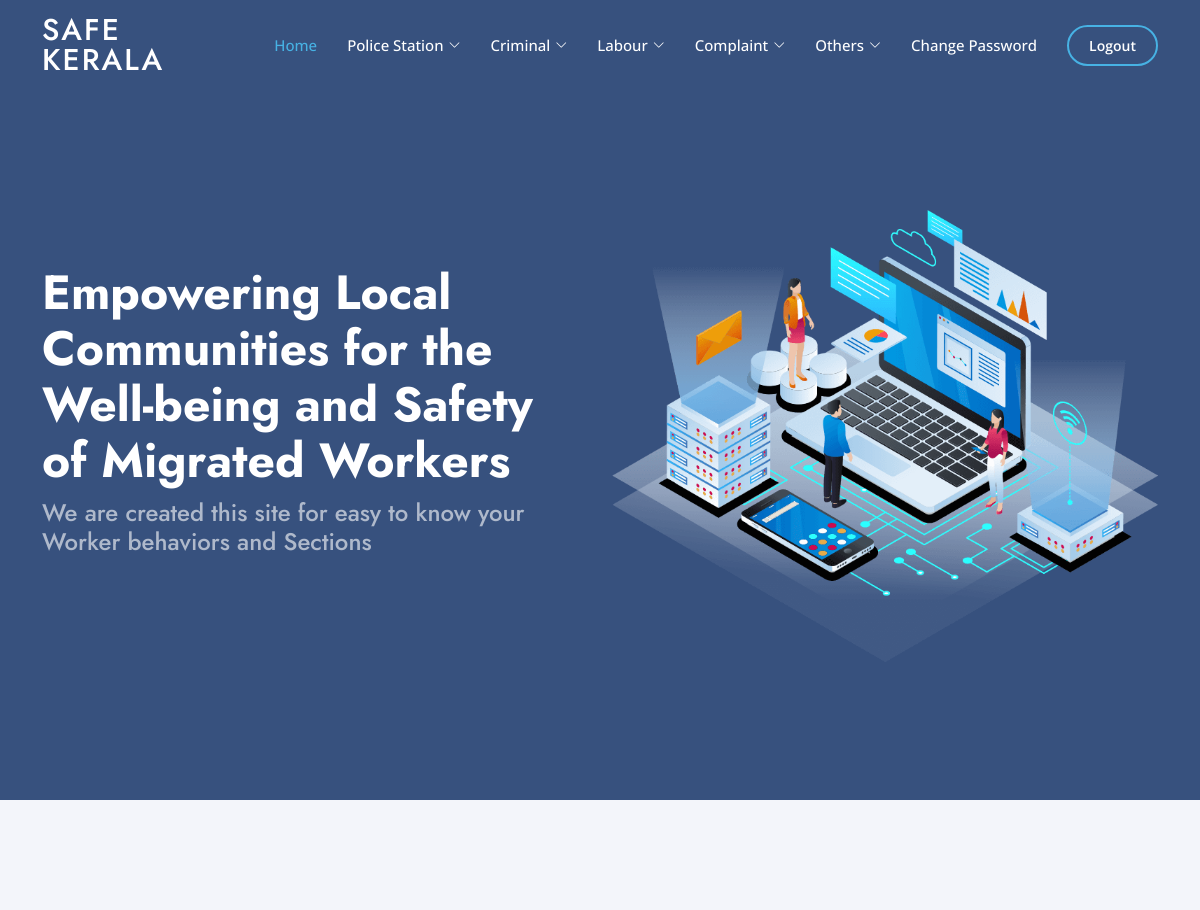
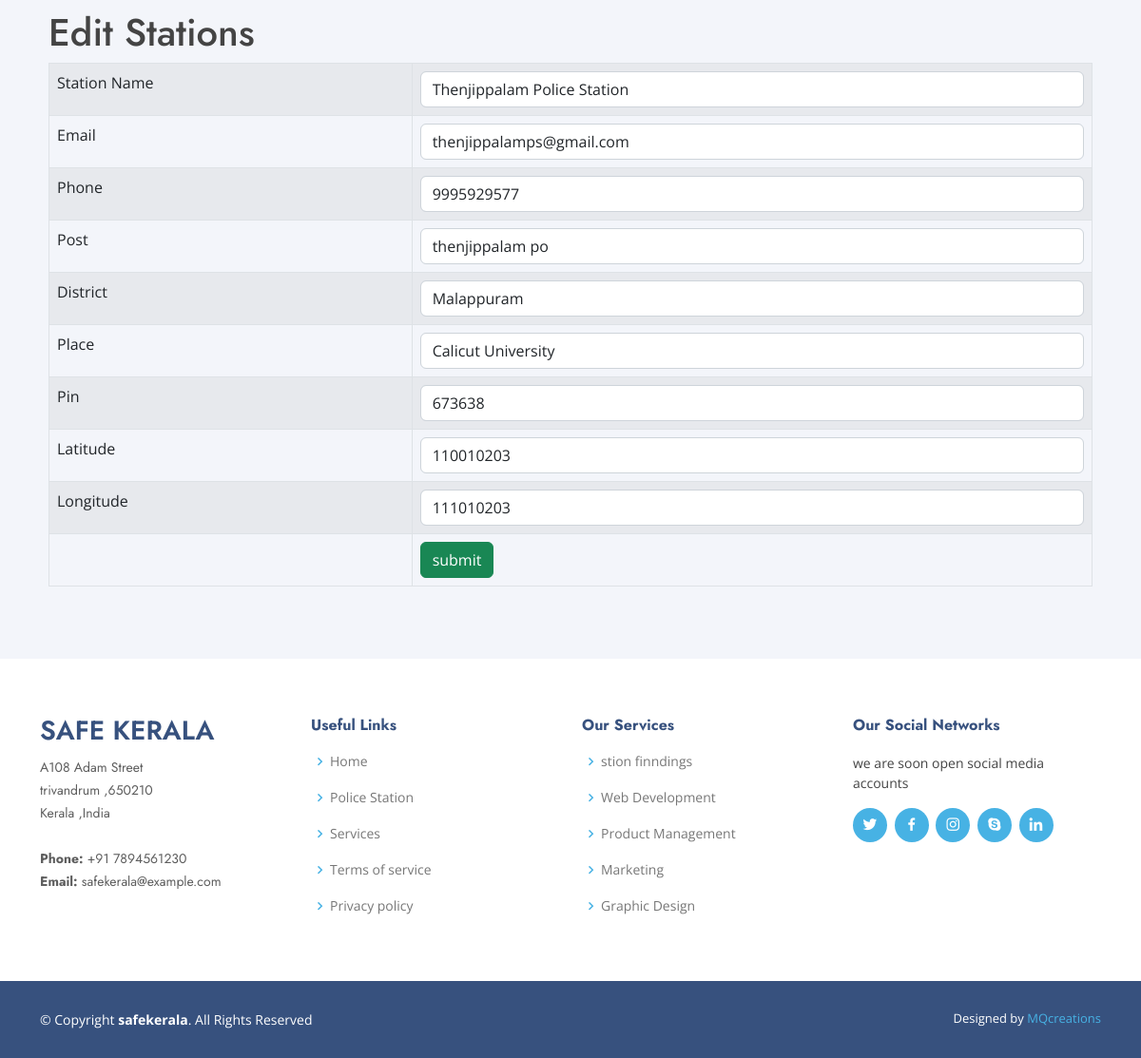
Page /Edit_stations/1/ on the committed database (2 pictures, top to bottom).
### safekerala_admin/models.py (models this page shows)
class StationsDB(models.Model):
    StationName = models.CharField(max_length=20, null=True, blank=True)
    Email = models.EmailField(max_length=50, null=True, blank=True)
    Phone = models.IntegerField(null=True, blank=True)
    Post = models.CharField(max_length=50, null=True, blank=True)
    District = models.CharField(max_length=20, null=True, blank=True)
    Place = models.CharField(max_length=20, null=True, blank=True)
    Pin = models.IntegerField(null=True, blank=True)
    Latitude = models.IntegerField(null=True, blank=True)
    Longitude = models.IntegerField(null=True, blank=True)
    username = models.CharField(max_length=50, null=True, blank=True)
    password = models.CharField(max_length=8, blank=True, null=True)

### safekerala_admin/views.py (the view)
# urls.py: path('Edit_stations/<int:data_id>/', views.Edit_stations, name="Edit_stations"),
def Edit_stations(req, data_id):
    edit_data = StationsDB.objects.get(id=data_id)
    return render(req, "Edit_stations.html", {'data': edit_data})

### safekerala_admin/templates/Edit_stations.html (shortened to what this page needs)
<!DOCTYPE html>
{% extends 'ad_index.html' %}
{% block content %}
<html lang="en">
<head>
</head>
<body>
<form method="post" action="{% url 'update_station_data' data_id=data.id %}">
    <h1>Edit Stations</h1>
    <table class="table table-bordered table-striped">
  <tr>
    <td>Station Name</td>
      <td><input type="text" name="textfield" id="textfield" class="form-control" value="{{data.StationName}}" required pattern="[A-Z//a-z// ]{3,}"/></td>
  </tr>
  <tr>
    <td>Email</td>
    <td><input type="email" name="textfield2" id="textfield2" class="form-control" value="{{data.Email}}" required/></td>
  </tr>
  <tr>
    <td>Phone</td>
    <td><input type="text" name="textfield3" id="textfield3" class="form-control" value="{{data.Phone}}" required pattern="[0-9]{10}"/></td>
  </tr>
  <tr>
    <td>Post</td>
    <td><input type="text" name="textfield4" id="textfield4" class="form-control" value="{{data.Post}}" required/></td>
  </tr>
  <tr>
    <td>District</td>
    <td><input type="text" name="textfield5" id="textfield5" class="form-control" value="{{data.District}}" required/></td>
  </tr>
  <tr>
    <td>Place</td>
    <td><input type="text" name="textfield6" id="textfield6" class="form-control" value="{{data.Place}}" required/></td>
  </tr>
  <tr>
    <td>Pin</td>
    <td><input type="text" name="textfield7" id="textfield7" class="form-control" value="{{data.Pin}}" required pattern="[0-9]{6}"/></td>
  </tr>
  <tr>
    <td>Latitude</td>
    <td><input type="text" name="textfield8" id="textfield8" class="form-control" value="{{data.Latitude}}" required/></td>
  </tr>
  <tr>
    <td>Longitude</td>
    <td><input type="text" name="textfield9" id="textfield9" class="form-control" value="{{data.Longitude}}" required/></td>
  </tr>
  <tr>
    <td>&nbsp;</td>
    <td><input type="Submit" name="textfield10" id="textfield10" value="submit" class="btn btn-success  "/></td>
  </tr>
</table>
</form>
</body>
</html>
{% endblock %}

### safekerala_admin/static/css/style.css (style rules this page uses)
body { font-family: "Open Sans", sans-serif; color: #444444; }
h1, h2, h3, h4, h5, h6 { font-family: "Jost", sans-serif; }

### rows in the picture
StationsDB: textfield "Thenjippalam Police Station", textfield2 "thenjippalamps@gmail.com", textfield3 "9995929577", textfield4 "thenjippalam po", textfield5 "Malappuram", textfield6 "Calicut University", textfield7 "673638", textfield8 "110010203", textfield9 "111010203"
